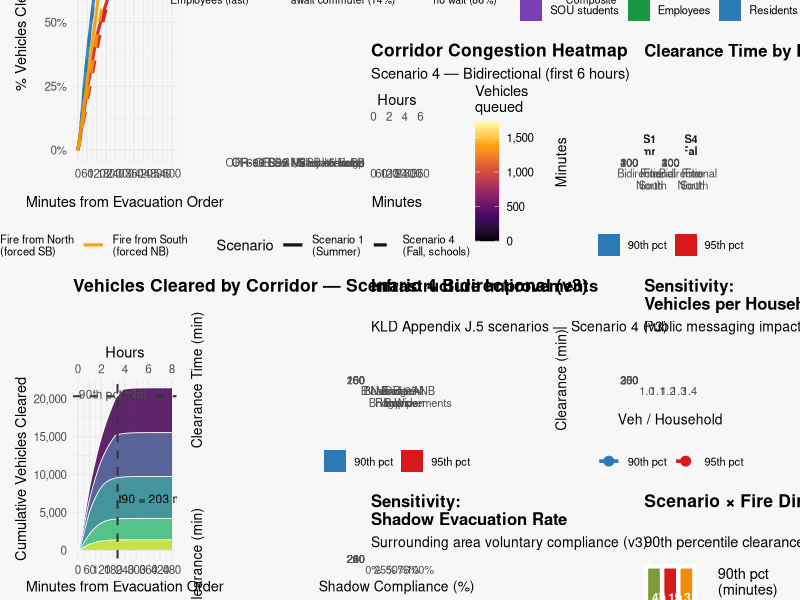

Write the R code that produced this figure.
# =============================================================================
# Ashland, OR Evacuation Model v3 — Comprehensive Visualization
# =============================================================================
# Standalone script: two real-world parameter updates from v2:
#   1. SOU enrollment -50%  (4,435 → 2,218 student vehicles, Scenario 4)
#   2. Asante hospital closure to small ER/outpatient (~200 fewer employee veh)
#
# Produces an 11-panel figure including a v2 vs v3 comparison panel.
# Output: ashland_evacuation_results_v3.png
# =============================================================================

library(tidyverse)
library(ggplot2)
library(patchwork)
library(viridis)

# =============================================================================
# 1. PARAMETERS
# =============================================================================
HH_SIZE    <- 2.23
VEH_PER_HH <- 1.43
R_DROP     <- 0.90
BDN_FRAC   <- 0.90

emz <- tribble(
  ~emz_id, ~emz_name,                   ~pop_res,
  1,  "EMZ 1 — S Ridgeline",             1800,
  2,  "EMZ 2 — Siskiyou Hts",            1850,
  3,  "EMZ 3 — Quiet Village/SE",        2100,
  4,  "EMZ 4 — East Ashland",            2800,
  5,  "EMZ 5 — Shakespeare/OSF",         1750,
  6,  "EMZ 6 — Downtown/Plaza",          2400,
  7,  "EMZ 7 — Railroad District",       2300,
  8,  "EMZ 8 — North Mountain",          2650,
  9,  "EMZ 9 — Oak St/NE",               1950,
  10, "EMZ 10 — Walker Ave/SOU",         1849
) |> mutate(households = round(pop_res / HH_SIZE),
            veh_base   = round(households * VEH_PER_HH))

corridors <- tribble(
  ~corr_id, ~name,                         ~cap_base_vph, ~lanes,
  1, "OR-99 NB -> I-5 North",              1700, 1,
  2, "OR-99 SB / I-5 SB on-ramp",         2000, 1,
  3, "OR-66 EB -> I-5 interchange",        1900, 2,
  4, "OR-66 East (Klamath Falls)",         1700, 1,
  5, "S Valley View SB",                   1200, 1
) |> mutate(
  cap_vph      = cap_base_vph * lanes,
  cap_drop_vph = cap_vph * R_DROP,
  bdn_thresh   = cap_vph * BDN_FRAC
)

fire_closures <- list(
  bidirectional = integer(0),
  fire_north    = c(1L, 3L),
  fire_south    = c(2L, 4L, 5L)
)

emz_cs <- tribble(
  ~emz_id, ~corr_id, ~fraction,
  1,2,.60, 1,5,.25, 1,4,.15,
  2,2,.55, 2,3,.30, 2,5,.15,
  3,3,.45, 3,4,.35, 3,2,.20,
  4,4,.50, 4,3,.30, 4,2,.20,
  5,1,.40, 5,2,.35, 5,3,.25,
  6,1,.50, 6,2,.35, 6,3,.15,
  7,1,.60, 7,2,.25, 7,3,.15,
  8,1,.75, 8,2,.15, 8,3,.10,
  9,1,.80, 9,2,.20,
  10,2,.50, 10,1,.30, 10,3,.20
)

# --- V2 special populations (for comparison) ---------------------------------
tourist_veh      <- c("1" = round(5150 * .70 / 2.29), "4" = round(5150 * .55 / 2.29))
school_veh       <- c("1" = 0L, "4" = round(75 * 40))
sou_veh_v2       <- c("1" = 0L, "4" = 4435L)
employee_veh_v2  <- round(2302 / 1.06)           # 2,172

# --- V3 special populations (updated) ----------------------------------------
sou_veh_v3      <- c("1" = 0L, "4" = round(4435 * 0.50))  # 2,218
employee_veh_v3 <- round((2302 - 200) / 1.06)              # 1,981

# --- KLD departure distributions --------------------------------------------
dep_A   <- function(t) plogis(t, location = 30,  scale = 10)
dep_D   <- function(t) plogis(t, location = 75,  scale = 28)
dep_C   <- function(t) plogis(t, location = 135, scale = 38)
dep_res <- function(t) 0.86 * dep_D(t) + 0.14 * dep_C(t)

# =============================================================================
# 2. SIMULATION ENGINE
# =============================================================================
run_sim <- function(
    scenario_id  = 1,
    fire_dir     = "bidirectional",
    veh_per_hh   = VEH_PER_HH,
    shadow_comp  = 0.06,
    dur          = 600,
    sou_veh      = sou_veh_v3,
    employee_veh = employee_veh_v3,
    infra        = list(nevada_bridge  = FALSE,
                        mountain_ramps = FALSE,
                        or99_widening  = FALSE)
) {
  scen   <- as.character(scenario_id)
  time_v <- seq(0, dur); n_t <- length(time_v)

  veh_res    <- sum(round(emz$households * veh_per_hh))
  veh_shadow <- round((10099 / HH_SIZE) * veh_per_hh * shadow_comp)
  veh_t      <- tourist_veh[[scen]]
  veh_e      <- employee_veh
  veh_s      <- sou_veh[[scen]]
  veh_sc     <- school_veh[[scen]]
  total_veh  <- veh_res + veh_shadow + veh_t + veh_e + veh_s + veh_sc

  rate_res <- c(0, diff(dep_res(time_v)))
  rate_A   <- c(0, diff(dep_A(time_v)))
  rate_sc  <- c(0, diff(dep_D(time_v)))

  corr_cap <- corridors$cap_vph
  corr_bdn <- corridors$bdn_thresh
  corr_dc  <- corridors$cap_drop_vph

  if (infra$or99_widening) {
    corr_cap[1] <- corr_cap[1] + 1700
    corr_bdn[1] <- corr_cap[1] * BDN_FRAC
    corr_dc[1]  <- corr_cap[1] * R_DROP
  }
  if (infra$mountain_ramps) {
    corr_cap[1] <- corr_cap[1] * 1.10
    corr_bdn[1] <- corr_cap[1] * BDN_FRAC
    corr_dc[1]  <- corr_cap[1] * R_DROP
  }
  if (infra$nevada_bridge) {
    corr_cap[3] <- corr_cap[3] * 1.08
    corr_bdn[3] <- corr_cap[3] * BDN_FRAC
    corr_dc[3]  <- corr_cap[3] * R_DROP
  }

  closed    <- fire_closures[[fire_dir]]
  if (length(closed)) corr_cap[closed] <- 0
  open_corr  <- setdiff(seq_len(nrow(corridors)), closed)
  open_share <- corr_cap[open_corr] / sum(corr_cap[open_corr])

  ze <- emz_cs
  if (length(closed)) {
    ze <- ze |>
      filter(!corr_id %in% closed) |>
      group_by(emz_id) |>
      mutate(fraction = fraction / sum(fraction)) |>
      ungroup()
  }
  unrouted <- setdiff(emz$emz_id, unique(ze$emz_id))
  if (length(unrouted) > 0 && length(open_corr) > 0) {
    fallback <- tibble(
      emz_id   = rep(unrouted, each = length(open_corr)),
      corr_id  = rep(open_corr, times = length(unrouted)),
      fraction = rep(open_share, times = length(unrouted))
    )
    ze <- bind_rows(ze, fallback)
  }

  n_c        <- nrow(corridors)
  inflow_mat <- matrix(0, nrow = n_t, ncol = n_c)
  emz_veh_v  <- round(emz$households * veh_per_hh)
  shadow_v   <- round(emz_veh_v / sum(emz_veh_v) * veh_shadow)

  for (z in seq_len(nrow(emz))) {
    alloc <- ze |> filter(emz_id == emz$emz_id[z])
    for (r in seq_len(nrow(alloc))) {
      cid <- alloc$corr_id[r]
      inflow_mat[, cid] <- inflow_mat[, cid] +
        (emz_veh_v[z] + shadow_v[z]) * alloc$fraction[r] * rate_res
    }
  }
  for (i in seq_along(open_corr)) {
    cid <- open_corr[i]
    inflow_mat[, cid] <- inflow_mat[, cid] +
      (veh_t * rate_A + veh_e * rate_A + veh_s * rate_A + veh_sc * rate_sc) *
      open_share[i]
  }
  ext_rate <- rep(0, n_t)
  ext_rate[time_v <= 120] <- 8412 / 120 / 60
  for (i in seq_along(open_corr))
    inflow_mat[, open_corr[i]] <- inflow_mat[, open_corr[i]] + ext_rate * open_share[i]

  bdn      <- rep(FALSE, n_c)
  queue    <- rep(0,     n_c)
  cleared  <- rep(0,     n_c)
  queued_v <- cleared_v <- inflow_v <- rep(0, n_t)
  cq_mat   <- cc_mat <- matrix(0, n_t, n_c,
                                dimnames = list(NULL, corridors$name))

  for (i in seq_len(n_t)) {
    queue    <- queue + inflow_mat[i, ]
    flow_vph <- inflow_mat[i, ] * 60
    bdn      <- bdn | (flow_vph > corr_bdn)

    eff_cap_pm  <- ifelse(bdn, corr_dc, corr_cap) / 60
    dis         <- pmin(queue, pmax(0, eff_cap_pm))
    dis[closed] <- 0

    queue   <- pmax(0, queue - dis)
    cleared <- cleared + dis

    queued_v[i]  <- sum(queue)
    cleared_v[i] <- sum(cleared)
    inflow_v[i]  <- sum(inflow_mat[i, ])
    cq_mat[i, ]  <- queue
    cc_mat[i, ]  <- cleared
  }

  t90 <- time_v[which(cleared_v >= 0.90 * total_veh)[1]]
  t95 <- time_v[which(cleared_v >= 0.95 * total_veh)[1]]
  t99 <- time_v[which(cleared_v >= 0.99 * total_veh)[1]]

  list(
    cleared = cleared_v, queued = queued_v, inflow = inflow_v,
    cq_mat  = cq_mat,    cc_mat = cc_mat,   time   = time_v,
    t90 = t90, t95 = t95, t99 = t99,
    total_veh  = total_veh,
    veh_by_type = c(residents = veh_res, shadow = veh_shadow,
                    tourists  = veh_t,   employees = veh_e,
                    sou       = veh_s,   school = veh_sc)
  )
}

# convenience wrapper for v2-parameter runs
run_v2 <- function(scenario_id = 1, fire_dir = "bidirectional", dur = 600) {
  run_sim(scenario_id = scenario_id, fire_dir = fire_dir, dur = dur,
          sou_veh = sou_veh_v2, employee_veh = employee_veh_v2)
}

# =============================================================================
# 3. RUN SIMULATIONS
# =============================================================================
message("Running v3 simulations...")

# --- v3 core scenarios -------------------------------------------------------
s1b <- run_sim(1, "bidirectional")
s4b <- run_sim(4, "bidirectional")
s1n <- run_sim(1, "fire_north")
s4n <- run_sim(4, "fire_north")
s1s <- run_sim(1, "fire_south")
s4s <- run_sim(4, "fire_south")

# --- v2 equivalents (for comparison panels) ----------------------------------
message("Running v2 comparison simulations...")
v2_s1b <- run_v2(1, "bidirectional")
v2_s4b <- run_v2(4, "bidirectional")
v2_s1n <- run_v2(1, "fire_north")
v2_s4n <- run_v2(4, "fire_north")
v2_s1s <- run_v2(1, "fire_south")
v2_s4s <- run_v2(4, "fire_south")

# --- Sensitivity sweeps (v3, Scenario 4, dur=800 to ensure t95 is reached) --
message("Running sensitivity sweeps...")

veh_sw <- tibble(vph = c(1.00, 1.10, 1.20, 1.30, 1.43)) |>
  mutate(s = map(vph, \(v) run_sim(4, veh_per_hh = v, dur = 800)),
         t90 = map_dbl(s, "t90"), t95 = map_dbl(s, "t95"),
         total = map_dbl(s, "total_veh")) |> select(-s)

shad_sw <- tibble(rate = c(0, .03, .06, .15, .30, 1.00)) |>
  mutate(s = map(rate, \(r) run_sim(4, shadow_comp = r, dur = 800)),
         t90 = map_dbl(s, "t90"), t95 = map_dbl(s, "t95")) |> select(-s)

infra_list <- list(
  list(nevada_bridge = FALSE, mountain_ramps = FALSE, or99_widening = FALSE),
  list(nevada_bridge = TRUE,  mountain_ramps = FALSE, or99_widening = FALSE),
  list(nevada_bridge = FALSE, mountain_ramps = TRUE,  or99_widening = FALSE),
  list(nevada_bridge = TRUE,  mountain_ramps = TRUE,  or99_widening = FALSE),
  list(nevada_bridge = FALSE, mountain_ramps = FALSE, or99_widening = TRUE),
  list(nevada_bridge = TRUE,  mountain_ramps = TRUE,  or99_widening = TRUE)
)
infra_labels <- c("Base", "E Nevada\nBridge", "N Mountain\nRamps",
                  "Bridge +\nRamps", "OR-99 NB\nWiden", "All\nImprovements")
infra_sw <- tibble(label = infra_labels, infra = infra_list) |>
  mutate(s = map(infra, \(inf) run_sim(4, infra = inf)),
         t90 = map_dbl(s, "t90"), t95 = map_dbl(s, "t95")) |>
  select(-s, -infra) |>
  mutate(saving_90 = t90[1] - t90, label = factor(label, levels = infra_labels))

message("All simulations complete.")
cat(sprintf("  V3 S4 bidir t90: %d min  |  fire_north: %d min  |  fire_south: %d min\n",
            s4b$t90, s4n$t90, s4s$t90))
cat(sprintf("  V2 S4 bidir t90: %d min  |  fire_north: %d min  |  fire_south: %d min\n",
            v2_s4b$t90, v2_s4n$t90, v2_s4s$t90))

# =============================================================================
# 4. COLOUR PALETTE
# =============================================================================
clr_blu <- "#2c7bb6"; clr_red <- "#d7191c"; clr_grn <- "#1a9641"
clr_amb <- "#f59c00"; clr_pur <- "#7b3fb5"; clr_tl  <- "#00827f"
clr_v2  <- "#888888"   # grey for v2 reference lines
clr_v3  <- clr_blu     # blue for v3 (current version)

fire_pal <- c(
  "Bidirectional"              = clr_blu,
  "Fire from North\n(forced SB)" = clr_red,
  "Fire from South\n(forced NB)" = clr_amb
)
scen_lty <- c("Scenario 1\n(Summer)" = "solid", "Scenario 4\n(Fall, schools)" = "dashed")

# =============================================================================
# 5. BUILD PLOTS
# =============================================================================

# ── Panel A: All clearance curves (v3) ─────────────────────────────────────
curve_df <- bind_rows(
  tibble(time = s1b$time, pct = s1b$cleared / s1b$total_veh,
         scenario = "Scenario 1\n(Summer)", fire = "Bidirectional"),
  tibble(time = s4b$time, pct = s4b$cleared / s4b$total_veh,
         scenario = "Scenario 4\n(Fall, schools)", fire = "Bidirectional"),
  tibble(time = s1n$time, pct = s1n$cleared / s1n$total_veh,
         scenario = "Scenario 1\n(Summer)", fire = "Fire from North\n(forced SB)"),
  tibble(time = s4n$time, pct = s4n$cleared / s4n$total_veh,
         scenario = "Scenario 4\n(Fall, schools)", fire = "Fire from North\n(forced SB)"),
  tibble(time = s1s$time, pct = s1s$cleared / s1s$total_veh,
         scenario = "Scenario 1\n(Summer)", fire = "Fire from South\n(forced NB)"),
  tibble(time = s4s$time, pct = s4s$cleared / s4s$total_veh,
         scenario = "Scenario 4\n(Fall, schools)", fire = "Fire from South\n(forced NB)")
)

milestones <- tibble(
  label   = c("S1 bidir","S4 bidir","S1 N","S4 N","S1 S","S4 S"),
  time    = c(s1b$t90, s4b$t90, s1n$t90, s4n$t90, s1s$t90, s4s$t90),
  fire    = c("Bidirectional","Bidirectional",
              "Fire from North\n(forced SB)","Fire from North\n(forced SB)",
              "Fire from South\n(forced NB)","Fire from South\n(forced NB)"),
  pct_val = 0.90
) |> filter(!is.na(time))

pA <- ggplot(curve_df, aes(x = time, y = pct * 100,
                            colour = fire, linetype = scenario)) +
  geom_line(linewidth = 1.1, alpha = .9) +
  geom_hline(yintercept = 90, linetype = "dotted", colour = "grey50") +
  geom_point(data = milestones,
             aes(x = time, y = pct_val * 100, colour = fire),
             shape = 18, size = 4, show.legend = FALSE, inherit.aes = FALSE) +
  geom_text(data = milestones,
            aes(x = time, y = pct_val * 100 - 5,
                label = paste0(time, " min")),
            size = 2.7, show.legend = FALSE, colour = "grey20",
            inherit.aes = FALSE) +
  annotate("text", x = 3, y = 91.5, label = "90th pct threshold",
           hjust = 0, size = 3, colour = "grey40") +
  scale_colour_manual(values = fire_pal) +
  scale_linetype_manual(values = c("solid","dashed")) +
  scale_x_continuous(name = "Minutes from Evacuation Order",
                     sec.axis = sec_axis(~ . / 60, name = "Hours"),
                     breaks = seq(0, 600, 60)) +
  scale_y_continuous(labels = function(x) paste0(x, "%")) +
  labs(title  = "Cumulative Evacuation Progress — All Scenarios (v3)",
       y      = "% Vehicles Cleared",
       colour = "Fire Direction", linetype = "Scenario") +
  theme_minimal(base_size = 10.5) +
  theme(legend.position = "bottom", legend.box = "horizontal",
        legend.text = element_text(size = 8),
        plot.title = element_text(face = "bold"))

# ── Panel B: KLD Departure Rate Profiles ────────────────────────────────────
t_seq  <- seq(0, 300)
dep_df <- bind_rows(
  tibble(t = t_seq, rate = c(0, diff(dep_A(t_seq)))   * 1000, dist = "Dist A — Tourists/\nEmployees (fast)"),
  tibble(t = t_seq, rate = c(0, diff(dep_D(t_seq)))   * 1000, dist = "Dist D — Residents,\nno wait (86%)"),
  tibble(t = t_seq, rate = c(0, diff(dep_C(t_seq)))   * 1000, dist = "Dist C — Residents,\nawait commuter (14%)"),
  tibble(t = t_seq, rate = c(0, diff(dep_res(t_seq))) * 1000, dist = "Weighted Resident\nComposite")
)
dep_pal <- c("Dist A — Tourists/\nEmployees (fast)"     = clr_grn,
             "Dist D — Residents,\nno wait (86%)"       = clr_blu,
             "Dist C — Residents,\nawait commuter (14%)" = clr_red,
             "Weighted Resident\nComposite"              = clr_pur)

pB <- ggplot(dep_df, aes(x = t, y = rate, colour = dist)) +
  geom_line(linewidth = 1.1) +
  scale_colour_manual(values = dep_pal) +
  scale_x_continuous(breaks = seq(0, 300, 60)) +
  labs(title    = "KLD Trip-Generation Distributions",
       subtitle = "Per-thousand vehicles departing per minute",
       x = "Minutes from Evacuation Order",
       y = "Departure Rate\n(veh / 1,000 total / min)",
       colour = NULL) +
  theme_minimal(base_size = 10.5) +
  theme(legend.position = "bottom", legend.text = element_text(size = 7.5),
        plot.title = element_text(face = "bold"))

# ── Panel C: Vehicle Composition v3 — S1 vs S4 ─────────────────────────────
comp_df <- bind_rows(
  enframe(s1b$veh_by_type, name = "type", value = "vehicles") |>
    mutate(scenario = "Scenario 1\nSummer (v3)"),
  enframe(s4b$veh_by_type, name = "type", value = "vehicles") |>
    mutate(scenario = "Scenario 4\nFall (v3)")
) |>
  mutate(type = factor(type,
                       levels = c("school","sou","tourists","employees","shadow","residents"),
                       labels = c("School buses","SOU students","Tourists",
                                  "Employees","Shadow region","Residents")))

pC <- ggplot(comp_df, aes(x = scenario, y = vehicles, fill = type)) +
  geom_col(width = .6) +
  geom_text(aes(label = ifelse(vehicles > 100,
                               format(round(vehicles), big.mark = ","), "")),
            position = position_stack(vjust = 0.5), size = 2.7, colour = "white") +
  scale_fill_manual(values = c("Residents"     = clr_blu, "Shadow region" = "#4da6d5",
                                "Employees"     = clr_grn, "Tourists"      = "#8bc34a",
                                "SOU students"  = clr_pur, "School buses"  = clr_amb)) +
  scale_y_continuous(labels = scales::comma) +
  labs(title = "Evacuating Vehicle Composition (v3)",
       x = NULL, y = "Vehicles", fill = NULL) +
  theme_minimal(base_size = 10.5) +
  theme(legend.position = "bottom", legend.text = element_text(size = 8),
        plot.title = element_text(face = "bold"))

# ── Panel D: Corridor Queue Heatmap — S4 bidirectional ─────────────────────
hmap_df <- as_tibble(s4b$cq_mat) |>
  mutate(time = s4b$time) |>
  pivot_longer(-time, names_to = "corridor", values_to = "queue") |>
  mutate(corridor = factor(corridor, levels = rev(corridors$name)))

pD <- ggplot(hmap_df |> filter(time <= 360),
             aes(x = time, y = corridor, fill = queue)) +
  geom_tile() +
  scale_fill_viridis_c(option = "inferno", name = "Vehicles\nqueued",
                       labels = scales::comma) +
  scale_x_continuous(breaks = seq(0, 360, 60),
                     sec.axis = sec_axis(~ . / 60, name = "Hours")) +
  labs(title    = "Corridor Congestion Heatmap",
       subtitle = "Scenario 4 — Bidirectional (first 6 hours)",
       x = "Minutes", y = NULL) +
  theme_minimal(base_size = 10.5) +
  theme(axis.text.y = element_text(size = 8), legend.position = "right",
        plot.title = element_text(face = "bold"))

# ── Panel E: Fire Direction Impact ──────────────────────────────────────────
fire_bar_df <- tibble(
  scenario = rep(c("S1\nSummer", "S4\nFall"), each = 3),
  fire     = rep(c("Bidirectional","Fire North","Fire South"), 2),
  t90      = c(s1b$t90, s1n$t90, s1s$t90, s4b$t90, s4n$t90, s4s$t90),
  t95      = c(s1b$t95, s1n$t95, s1s$t95, s4b$t95, s4n$t95, s4s$t95)
) |>
  pivot_longer(c(t90, t95), names_to = "pct", values_to = "minutes") |>
  mutate(pct  = recode(pct, t90 = "90th pct", t95 = "95th pct"),
         fire = factor(fire, levels = c("Bidirectional","Fire North","Fire South")))

pE <- ggplot(fire_bar_df, aes(x = fire, y = minutes, fill = pct)) +
  geom_col(position = position_dodge(.8), width = .7) +
  geom_text(aes(label = paste0(round(minutes / 60, 1), "h")),
            position = position_dodge(.8), vjust = -.4, size = 2.7) +
  facet_wrap(~ scenario, scales = "free_y") +
  scale_fill_manual(values = c("90th pct" = clr_blu, "95th pct" = clr_red)) +
  scale_x_discrete(labels = function(x) str_wrap(x, 8)) +
  labs(title = "Clearance Time by Fire Direction (v3)",
       x = NULL, y = "Minutes", fill = NULL) +
  theme_minimal(base_size = 10) +
  theme(legend.position = "bottom", strip.text = element_text(face = "bold"),
        plot.title = element_text(face = "bold"))

# ── Panel F: Per-Corridor Cleared — S4 bidirectional (stacked area) ─────────
corr_clr_df <- as_tibble(s4b$cc_mat) |>
  mutate(time = s4b$time) |>
  pivot_longer(-time, names_to = "corridor", values_to = "cleared") |>
  mutate(corridor = factor(corridor, levels = corridors$name))

pF <- ggplot(corr_clr_df |> filter(time <= 480),
             aes(x = time, y = cleared, fill = corridor)) +
  geom_area(alpha = .85, colour = "white", linewidth = .3) +
  geom_hline(yintercept = 0.90 * s4b$total_veh, linetype = "dashed",
             colour = "grey20", linewidth = .7) +
  annotate("text", x = 5, y = 0.90 * s4b$total_veh + 280,
           label = "90th pct total", hjust = 0, size = 3, colour = "grey30") +
  geom_vline(xintercept = s4b$t90, linetype = "dashed",
             colour = "grey20", linewidth = .7) +
  annotate("text", x = s4b$t90 + 5, y = s4b$total_veh * 0.30,
           label = paste0("t90 = ", s4b$t90, " min"), hjust = 0, size = 3) +
  scale_fill_viridis_d(option = "D", end = .9) +
  scale_x_continuous(name = "Minutes from Evacuation Order",
                     sec.axis = sec_axis(~ . / 60, name = "Hours"),
                     breaks = seq(0, 480, 60)) +
  scale_y_continuous(labels = scales::comma) +
  labs(title = "Vehicles Cleared by Corridor — Scenario 4 Bidirectional (v3)",
       y = "Cumulative Vehicles Cleared", fill = NULL) +
  theme_minimal(base_size = 10.5) +
  theme(legend.position = "bottom", legend.text = element_text(size = 8),
        plot.title = element_text(face = "bold"))

# ── Panel G: Infrastructure Sensitivity ─────────────────────────────────────
pG <- ggplot(infra_sw |>
               pivot_longer(c(t90, t95), names_to = "pct", values_to = "min") |>
               mutate(pct = recode(pct, t90 = "90th pct", t95 = "95th pct")),
             aes(x = label, y = min, fill = pct)) +
  geom_col(position = position_dodge(.8), width = .7) +
  geom_text(aes(label = paste0(round(min / 60, 1), "h")),
            position = position_dodge(.8), vjust = -.4, size = 2.7) +
  scale_fill_manual(values = c("90th pct" = clr_blu, "95th pct" = clr_red)) +
  scale_x_discrete(labels = function(x) str_wrap(x, 10)) +
  labs(title    = "Infrastructure Improvements",
       subtitle = "KLD Appendix J.5 scenarios — Scenario 4 (v3)",
       x = NULL, y = "Clearance Time (min)", fill = NULL) +
  theme_minimal(base_size = 10) +
  theme(legend.position = "bottom", axis.text.x = element_text(size = 8),
        plot.title = element_text(face = "bold"))

# ── Panel H: Vehicles per Household Sensitivity ──────────────────────────────
pH <- ggplot(veh_sw, aes(x = vph)) +
  geom_ribbon(aes(ymin = t90, ymax = t95), fill = clr_blu, alpha = .15) +
  geom_line(aes(y = t90, colour = "90th pct"), linewidth = 1.2) +
  geom_line(aes(y = t95, colour = "95th pct"), linewidth = 1.2, linetype = "dashed") +
  geom_point(aes(y = t90, colour = "90th pct"), size = 3) +
  geom_point(aes(y = t95, colour = "95th pct"), size = 3) +
  geom_vline(xintercept = VEH_PER_HH, linetype = "dotted", colour = "grey40") +
  annotate("text", x = VEH_PER_HH + .01,
           y = max(c(veh_sw$t95, veh_sw$t90), na.rm = TRUE) * .98,
           label = "Survey\n1.43", hjust = 0, size = 2.8, colour = "grey40") +
  scale_colour_manual(values = c("90th pct" = clr_blu, "95th pct" = clr_red)) +
  labs(title    = "Sensitivity:\nVehicles per Household",
       subtitle = "Public messaging impact (v3)",
       x = "Veh / Household", y = "Clearance (min)", colour = NULL) +
  theme_minimal(base_size = 10) +
  theme(legend.position = "bottom", plot.title = element_text(face = "bold"))

# ── Panel I: Shadow Compliance Sensitivity ───────────────────────────────────
pI <- ggplot(shad_sw, aes(x = rate * 100)) +
  geom_ribbon(aes(ymin = t90, ymax = t95), fill = clr_amb, alpha = .15) +
  geom_line(aes(y = t90, colour = "90th pct"), linewidth = 1.2) +
  geom_line(aes(y = t95, colour = "95th pct"), linewidth = 1.2, linetype = "dashed") +
  geom_point(aes(y = t90, colour = "90th pct"), size = 3) +
  geom_point(aes(y = t95, colour = "95th pct"), size = 3) +
  geom_vline(xintercept = 6, linetype = "dotted", colour = "grey40") +
  annotate("text", x = 7,
           y = max(c(shad_sw$t95, shad_sw$t90), na.rm = TRUE) * .98,
           label = "Survey\n6%", hjust = 0, size = 2.8, colour = "grey40") +
  scale_colour_manual(values = c("90th pct" = clr_blu, "95th pct" = clr_red)) +
  scale_x_continuous(labels = function(x) paste0(x, "%")) +
  labs(title    = "Sensitivity:\nShadow Evacuation Rate",
       subtitle = "Surrounding area voluntary compliance (v3)",
       x = "Shadow Compliance (%)", y = "Clearance (min)", colour = NULL) +
  theme_minimal(base_size = 10) +
  theme(legend.position = "bottom", plot.title = element_text(face = "bold"))

# ── Panel J: v2 vs v3 Clearance Time Comparison ─────────────────────────────
# Direct comparison across all 6 scenario × fire-direction combinations
cmp_df <- tibble(
  fire_lbl = rep(c("Bidir", "Fire\nNorth", "Fire\nSouth"), 4),
  scenario = rep(c("S1 Summer","S1 Summer","S1 Summer",
                   "S4 Fall","S4 Fall","S4 Fall",
                   "S1 Summer","S1 Summer","S1 Summer",
                   "S4 Fall","S4 Fall","S4 Fall"), each = 1)[1:12],
  version  = c(rep("v2", 6), rep("v3", 6)),
  t90      = c(v2_s1b$t90, v2_s1n$t90, v2_s1s$t90,
               v2_s4b$t90, v2_s4n$t90, v2_s4s$t90,
               s1b$t90,    s1n$t90,    s1s$t90,
               s4b$t90,    s4n$t90,    s4s$t90)
) |>
  mutate(
    fire_lbl = factor(fire_lbl, levels = c("Bidir","Fire\nNorth","Fire\nSouth")),
    scenario = factor(scenario, levels = c("S1 Summer","S4 Fall")),
    version  = factor(version,  levels = c("v2","v3"))
  )

# Compute delta annotation (v3 - v2, minutes)
delta_df <- cmp_df |>
  pivot_wider(names_from = version, values_from = t90) |>
  mutate(delta = v3 - v2,
         y_pos = pmax(v2, v3, na.rm = TRUE) + 12,
         label = ifelse(!is.na(delta), paste0(ifelse(delta <= 0, "", "+"), delta, " min"), ""))

pJ <- ggplot(cmp_df, aes(x = fire_lbl, y = t90, fill = version)) +
  geom_col(position = position_dodge(.8), width = .7) +
  geom_text(data = delta_df,
            aes(x = fire_lbl, y = y_pos, label = label),
            inherit.aes = FALSE, size = 2.6, colour = "grey30") +
  facet_wrap(~ scenario) +
  scale_fill_manual(values = c("v2" = clr_v2, "v3" = clr_v3),
                    labels = c("v2 (KLD baseline)", "v3 (SOU -50%, hospital closure)")) +
  scale_y_continuous(
    name = "90th Pct Clearance Time (min)",
    sec.axis = sec_axis(~ . / 60, name = "Hours")
  ) +
  labs(title    = "v2 vs v3: Impact of SOU Decline & Hospital Closure",
       subtitle = "Delta = v3 - v2 (negative = faster evacuation)",
       x = NULL, fill = NULL) +
  theme_minimal(base_size = 10) +
  theme(legend.position = "bottom", strip.text = element_text(face = "bold"),
        plot.title = element_text(face = "bold"))

# ── Panel K: Scenario Matrix Heatmap (v3) ──────────────────────────────────
mat_df <- tibble(
  scenario = rep(c("S1 Summer","S4 Fall"), each = 3),
  fire     = rep(c("Bidirectional","Fire from\nNorth","Fire from\nSouth"), 2),
  t90      = c(s1b$t90, s1n$t90, s1s$t90,
               s4b$t90, s4n$t90, s4s$t90)
) |>
  mutate(fire     = factor(fire,     levels = c("Bidirectional","Fire from\nNorth","Fire from\nSouth")),
         scenario = factor(scenario, levels = c("S1 Summer","S4 Fall")),
         label    = paste0(round(t90 / 60, 1), "h\n(", t90, " min)"))

pK <- ggplot(mat_df, aes(x = fire, y = scenario, fill = t90)) +
  geom_tile(colour = "white", linewidth = 1.5) +
  geom_text(aes(label = label), size = 3, fontface = "bold", colour = "white") +
  scale_fill_gradient2(low = clr_grn, mid = clr_amb, high = clr_red,
                       midpoint = median(mat_df$t90, na.rm = TRUE),
                       name = "90th pct\n(minutes)", na.value = "grey80") +
  labs(title    = "Scenario × Fire Direction Matrix (v3)",
       subtitle = "90th percentile clearance time",
       x = "Fire Direction", y = NULL) +
  theme_minimal(base_size = 10.5) +
  theme(legend.position = "right", plot.title = element_text(face = "bold"),
        axis.text = element_text(size = 9))

# =============================================================================
# 6. COMPOSE & SAVE
# =============================================================================
# Layout: 8 columns, 4 rows
#   Row 1-2: A (4×2 wide, clearance curves) | B (2×1) | C (2×1) stacked
#   Row 3-4: F (4×2 wide, corridor area)    | G (2×1) | H (2×1) stacked
#   Remainder: D, E, I, J, K distributed across rows
#
# Final layout string:
#   AAAABBCC  <- A spans rows 1-2 cols 1-4; B col5-6 row1; C col7-8 row1
#   AAAADDEE  <- A continues; D col5-6 row2; E col7-8 row2
#   FFFFGGHH  <- F spans rows 3-4 cols 1-4; G col5-6 row3; H col7-8 row3
#   FFFFIIJJ  <- F continues; I col5-6 row4; J col7-8 row4
#   KKKKKKLL  <- K (scenario matrix, wide) | K continues; blank col 7-8? No use L for comparison
# Actual 11-panel layout (A-K):

layout <- "
AAAABBCC
AAAADDEE
FFFFGGHH
FFFFIIKK
JJJJJJKK
"

combined <- pA + pB + pC + pD + pE + pF + pG + pH + pI + pJ + pK +
  plot_layout(design = layout) +
  plot_annotation(
    title    = "City of Ashland, OR — Wildfire Evacuation Model v3  |  Comprehensive Analysis",
    subtitle = paste0(
      "v3 updates: SOU enrollment -50% (4,435 → ", sou_veh_v3[["4"]], " veh, S4)  •  ",
      "Hospital closure: employee veh ", employee_veh_v2, " → ", employee_veh_v3,
      "  •  Peak demand (S4): ", format(s4b$total_veh, big.mark = ","), " vehicles",
      "  •  KLD TR-1217 framework  •  HCM 2016 capacities  •  R = 0.90 capacity drop"
    ),
    theme = theme(
      plot.title      = element_text(face = "bold", size = 14),
      plot.subtitle   = element_text(size = 8.5, colour = "grey40"),
      plot.background = element_rect(fill = "grey97", colour = NA)
    )
  )

ggsave("ashland_evacuation_results_v3.png", combined,
       width = 22, height = 18, dpi = 150)
message("Saved: ashland_evacuation_results_v3.png")

# =============================================================================
# 7. CONSOLE SUMMARY
# =============================================================================
cat("\n")
cat("=======================================================================\n")
cat("  ASHLAND EVACUATION MODEL v3 — KEY RESULTS\n")
cat("=======================================================================\n")
cat(sprintf("  Parameter changes from v2:\n"))
cat(sprintf("    SOU vehicles (S4)   : %d  →  %d  (Δ %+d, %.0f%%)\n",
            sou_veh_v2[["4"]], sou_veh_v3[["4"]],
            sou_veh_v3[["4"]] - sou_veh_v2[["4"]],
            100 * (sou_veh_v3[["4"]] - sou_veh_v2[["4"]]) / sou_veh_v2[["4"]]))
cat(sprintf("    Employee vehicles   : %d  →  %d  (Δ %+d)\n",
            employee_veh_v2, employee_veh_v3, employee_veh_v3 - employee_veh_v2))
cat(sprintf("    Total S4 peak veh   : %d  →  %d  (Δ %+d)\n\n",
            v2_s4b$total_veh, s4b$total_veh, s4b$total_veh - v2_s4b$total_veh))

cat(sprintf("  90th percentile clearance — bidirectional routing:\n"))
cat(sprintf("    Scenario 1 (Summer): v2 = %d min (%.1fh)  v3 = %d min (%.1fh)  Δ = %+d min\n",
            v2_s1b$t90, v2_s1b$t90/60, s1b$t90, s1b$t90/60, s1b$t90 - v2_s1b$t90))
cat(sprintf("    Scenario 4 (Fall)  : v2 = %d min (%.1fh)  v3 = %d min (%.1fh)  Δ = %+d min\n\n",
            v2_s4b$t90, v2_s4b$t90/60, s4b$t90, s4b$t90/60, s4b$t90 - v2_s4b$t90))

cat("  v3 fire-direction matrix (90th pct, minutes):\n")
cat(sprintf("    %-20s  S1 t90  S4 t90\n", "Fire direction"))
cat(sprintf("    %-20s  %6d  %6d\n", "Bidirectional",  s1b$t90, s4b$t90))
cat(sprintf("    %-20s  %6d  %6d\n", "Fire from North", s1n$t90, s4n$t90))
cat(sprintf("    %-20s  %6d  %6d\n", "Fire from South", s1s$t90, s4s$t90))
cat("=======================================================================\n")
